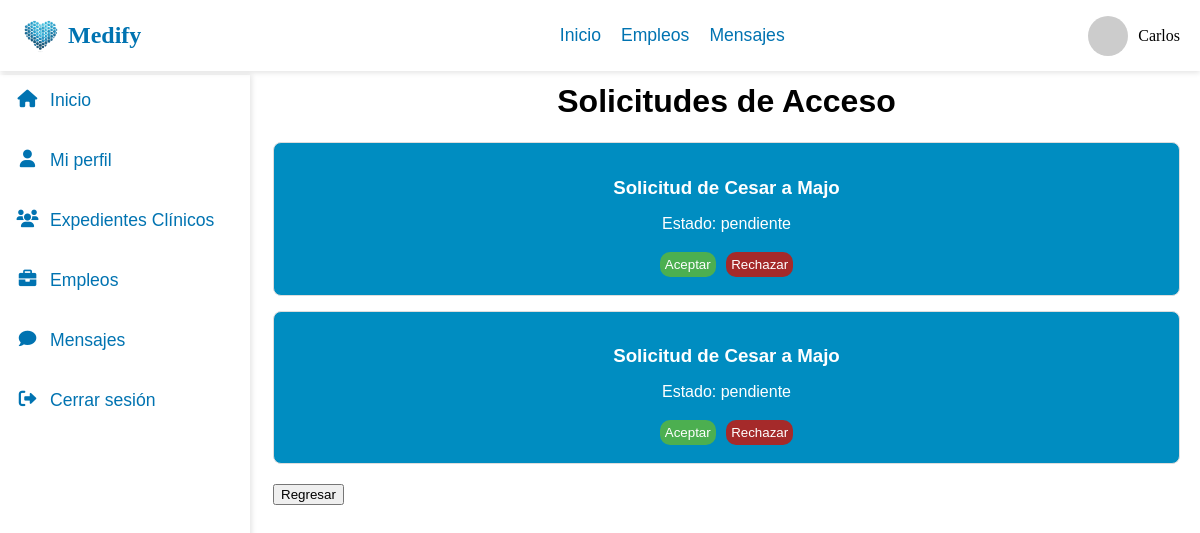
The app's page /aceptar.php (signed in) with its own data.
### tables this page shows
CREATE TABLE `solicitudes_acceso` (
  `id_solicitud` int(11) NOT NULL,
  `id_cuenta_solicitante` int(11) NOT NULL,
  `id_cuenta_destino` int(11) NOT NULL,
  `estado` enum('pendiente','aceptada','rechazada') DEFAULT 'pendiente'
);

CREATE TABLE `cuentas` (
  `id_cuenta` int(11) NOT NULL,
  `correo_gmail` varchar(255) NOT NULL,
  `contrasena` varchar(255) NOT NULL,
  `nombre` varchar(255) NOT NULL,
  `tipo` enum('cliente','profesionista') NOT NULL,
  `id_profesion` int(11) DEFAULT NULL,
  `id_especialidad` int(11) DEFAULT NULL,
  `id_estado` int(11) DEFAULT NULL,
  `id_municipio` int(11) DEFAULT NULL,
  `foto_perfil` varchar(255) DEFAULT NULL
);

### aceptar.php (the view, shortened to what this page needs)
<?php
include 'db.php';
$solicitudes = [];
try {
    $query = "SELECT sa.id_solicitud, sa.estado, c1.nombre AS solicitante, c2.nombre AS destino
              FROM solicitudes_acceso sa
              JOIN cuentas c1 ON sa.id_cuenta_solicitante = c1.id_cuenta
              JOIN cuentas c2 ON sa.id_cuenta_destino = c2.id_cuenta
              WHERE sa.estado = 'pendiente'";
    $stmt = $conn->prepare($query);
    $stmt->execute();
    $result = $stmt->get_result();
    while ($row = $result->fetch_assoc()) {
        $solicitudes[] = $row;
    }
} catch (Exception $e) {
    $mensaje = "Error al obtener las solicitudes: " . $e->getMessage();
}
?>
<!DOCTYPE html>
<html lang="es">
<head>
    <link rel="stylesheet" href="CSS/aceptar.css">
</head>
<body>
    <?php
        include 'nav.php'
    ?>
<div class="container">
    <h1>Solicitudes de Acceso</h1>
    <div class="solicitudes-container">
        <?php if (!empty($solicitudes)): ?>
            <?php foreach ($solicitudes as $solicitud): ?>
                <div class="solicitud">
                    <h3>Solicitud de <?= htmlspecialchars($solicitud['solicitante']) ?> a <?= htmlspecialchars($solicitud['destino']) ?></h3>
                    <p>Estado: <?= htmlspecialchars($solicitud['estado']) ?></p>
                    <form method="POST" action="">
                        <button type="submit" name="accion" value="aceptar" class="aceptar">Aceptar</button>
                        <button type="submit" name="accion" value="rechazar" class="rechazar">Rechazar</button>
                    </form>
                </div>
            <?php endforeach; ?>
        <?php else: ?>
            <p>No hay solicitudes pendientes.</p>
        <?php endif; ?>
    </div>
    <button onclick="location.href='dashboard_accesos.php'" class="boton-regreso">Regresar</button>
</div>
</body>
</html>

### CSS/aceptar.css (style rules this page uses)
body { margin: 0; padding: 0; }
.container { font-family: sans-serif; text-align: center; padding: 62px 20px 20px 273px; }
.solicitudes-container { margin-top: 20px; display: flex; flex-direction: column; gap: 15px; }
.solicitud { color: white; padding: 15px; border: 1px solid #ddd; border-radius: 8px; background-color: #008dc1; }
.solicitud h3 { margin-bottom: 10px; }
.solicitud button { margin: 3px; padding: 5px; border: 0; color: white; border-radius: 10px; }
.aceptar { background-color: #4CAF50; }
.rechazar { background-color: brown; }
.boton-regreso { margin-top: 20px; display: flex; }

### records on screen
solicitudes_acceso: cuentas.nombre "Cesar", cuentas.nombre "Majo", estado "pendiente"
solicitudes_acceso: cuentas.nombre "Cesar", cuentas.nombre "Majo", estado "pendiente"

### other values on screen
$user_name "Carlos"
